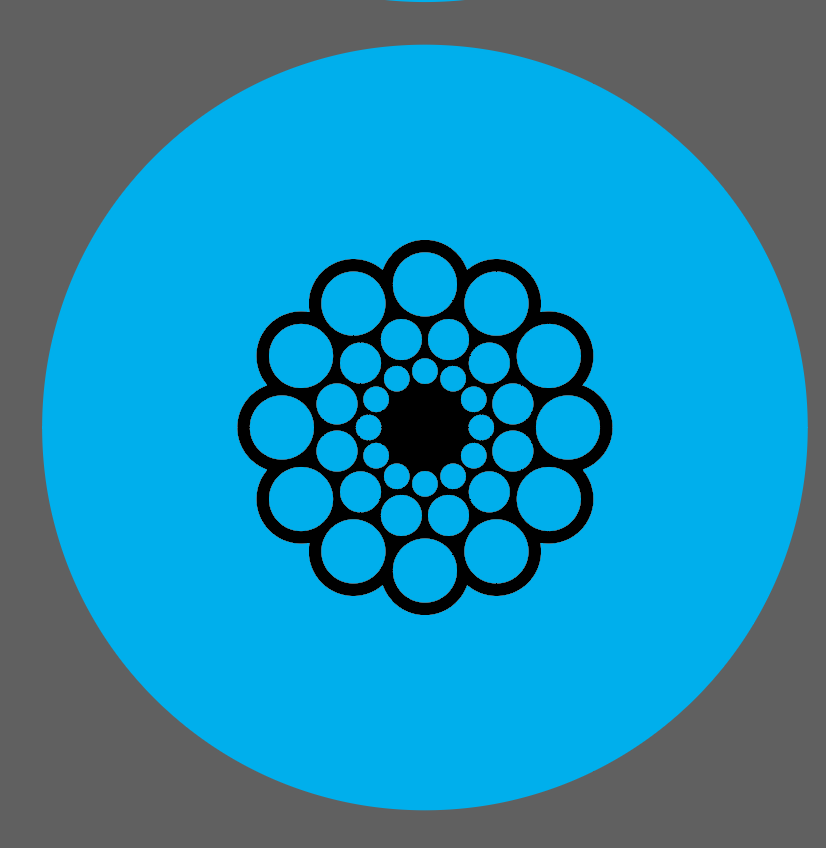
#> input picture src/robot_vision/scripts/Hough_circles/blue-puk.png, 826 x 848 px
$ python find-circles-treshold-bar.py   (older library calls are emulated)
#> lines starting #> are read from the running program, lines starting #| are printed output that depends on the picture; after the words box and inside, x2 and y2 are one past the last pixel; in counts of white or black regions, pixels touching at a corner belong together
import cv2
import numpy as np
import imutils

def nothing(x):
    pass

# Load an image
img = cv2.imread("blue-puk.png")
#> img is the input picture: shape (848, 826, 3); mean B, G, R 174.3, 137.9, 33.2

# Resize The image
if img.shape[1] > 600:
    img = imutils.resize(img, width=600)
#> img: shape (615, 600, 3)

# Create a window
cv2.namedWindow('Treshed')

# create trackbars for treshold change
cv2.createTrackbar('Treshold','Treshed',0,255,nothing)


while(1):

    # Clone original image to not overlap drawings
    clone = img.copy()

    # Convert to gray
    gray = cv2.cvtColor(clone, cv2.COLOR_BGR2GRAY)
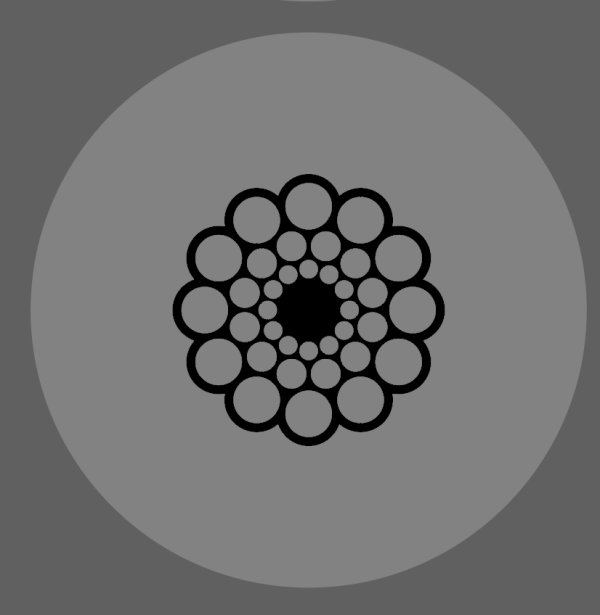
#> gray: shape (615, 600); min 0, max 130, mean 110.9

    # get current positions of four trackbars
    r = cv2.getTrackbarPos('Treshold','Treshed')

    # Thresholding the gray image
    ret,gray_threshed = cv2.threshold(gray,r,255,cv2.THRESH_BINARY)
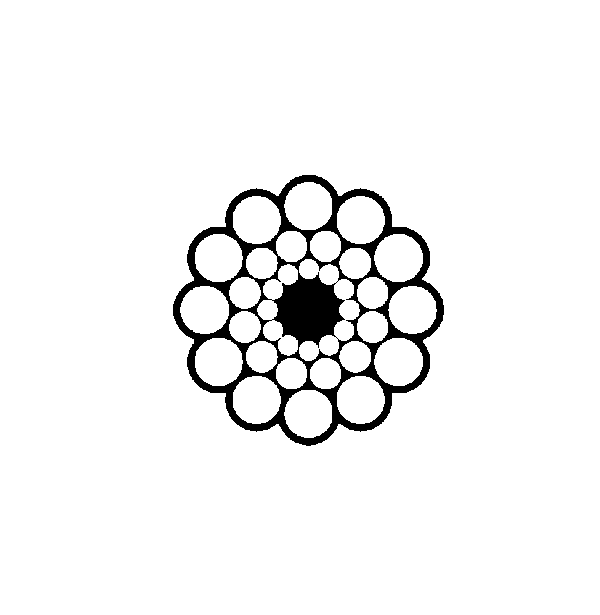
#> gray_threshed: shape (615, 600); 95.3% white; 1 black region, box (x1, y1, x2, y2) and area: (173, 175, 444, 446) 17357
#> ret = 0

    # Blur an image
    bilateral_filtered_image = cv2.bilateralFilter(gray_threshed, 5, 175, 175)

    # Detect edges
    edge_detected_image = cv2.Canny(bilateral_filtered_image, 75, 200)
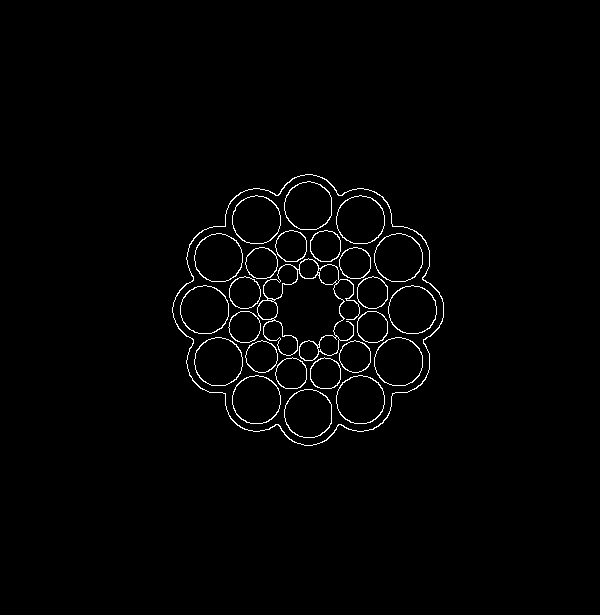
#> edge_detected_image: shape (615, 600); 1.4% white in thin lines or dots, all inside (x1, y1, x2, y2) = (172, 174, 444, 446)

    # Find contours
    _, contours, _= cv2.findContours(edge_detected_image, cv2.RETR_TREE, cv2.CHAIN_APPROX_SIMPLE)
#> contours = 63 contours, 5 with area under 20; largest, box (x1, y1, x2, y2) and area: (172, 174, 444, 446) 53007, (172, 174, 444, 446) 52772, (257, 258, 360, 361) 2980, (374, 233, 423, 282) 1848, (374, 337, 423, 386) 1846

    contour_list = []
    for contour in contours:
        # approximte for circles
        approx = cv2.approxPolyDP(contour,0.01*cv2.arcLength(contour,True),True)
        area = cv2.contourArea(contour)
        if ((len(approx) > 8) & (area > 30) ):
            contour_list.append(contour)
#> this loop made 63 passes
#> area on passes 1 to 12: 53007, 52772, 1835.5, 1799.5, 1841, 1803, 1841, 1800, 766, 742, 772.5, 751.5
#> after the loop, contour_list = 58 contours; largest, box (x1, y1, x2, y2) and area: (172, 174, 444, 446) 53007, (172, 174, 444, 446) 52772, (257, 258, 360, 361) 2980, (374, 233, 423, 282) 1848, (374, 337, 423, 386) 1846

    # Draw contours on the original image
    cv2.drawContours(clone, contour_list,  -1, (255,0,0), 2)
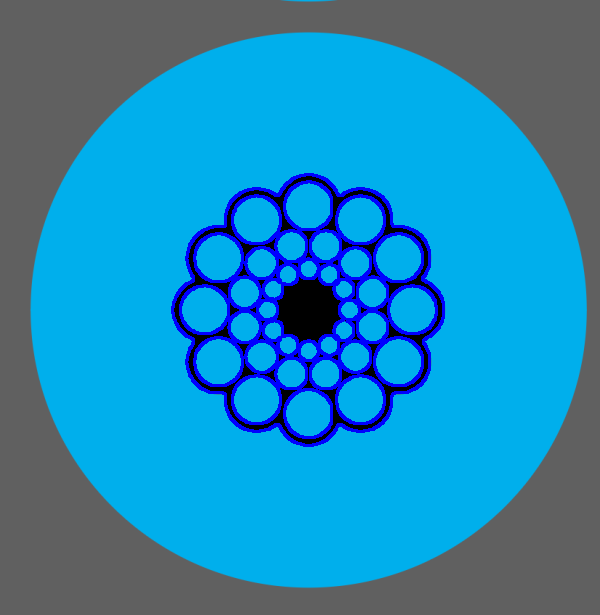
#> clone: shape (615, 600, 3); mean B, G, R 182.9, 135.5, 32.9

    # there is an outer boundary and inner boundary for each eadge, so contours double
    print('Number of found circles: {}'.format(int(len(contour_list)/2)))
#| Number of found circles: 29

    #Displaying the results
    cv2.imshow('Objects Detected', clone)
    cv2.imshow("Treshed", gray_threshed)

    # ESC to break
    k = cv2.waitKey(1) & 0xFF
#> (key Esc is pressed here)
    if k == 27:
        break

# close all open windows
cv2.destroyAllWindows()
